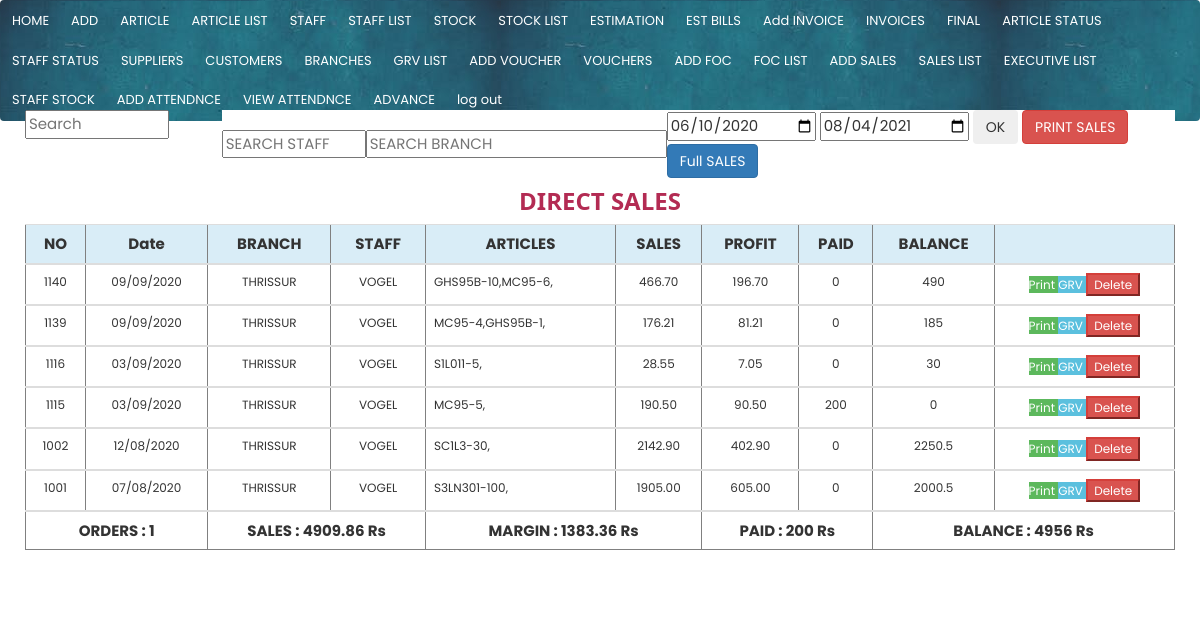
Screenshot of /view/view_dsales.php (signed in) with the database file from the repository.
### tables this page shows
CREATE TABLE `sales` (
  `sales_id` int(11) NOT NULL,
  `invoice_no` varchar(250) NOT NULL,
  `sales_date` date NOT NULL,
  `sales_time` time NOT NULL,
  `customer_id` int(11) NOT NULL,
  `staff_id` int(11) NOT NULL,
  `sales` decimal(11,2) NOT NULL,
  `profit` decimal(11,2) NOT NULL,
  `paid` varchar(250) NOT NULL,
  `enter_datetime` datetime NOT NULL DEFAULT current_timestamp(),
  `category` int(11) NOT NULL DEFAULT 0,
  `total` decimal(11,2) NOT NULL
);

CREATE TABLE `branches` (
  `branch_id` int(11) NOT NULL,
  `branch_name` varchar(250) NOT NULL
);

CREATE TABLE `staffs` (
  `staff_id` int(11) NOT NULL,
  `staff_name` varchar(250) NOT NULL,
  `branch_id` int(11) NOT NULL,
  `salary` varchar(250) NOT NULL,
  `amount_limit` decimal(11,2) NOT NULL,
  `credit_amount` varchar(250) NOT NULL,
  `staff_ta` decimal(11,2) NOT NULL,
  `staff_allowance` decimal(11,2) NOT NULL,
  `staff_incentive` decimal(11,2) NOT NULL,
  `advance_limit` decimal(11,2) NOT NULL,
  `area` varchar(250) NOT NULL,
  `category` int(11) NOT NULL,
  `first_name` varchar(250) NOT NULL
);

CREATE TABLE `sales_articles` (
  `id` int(11) NOT NULL,
  `sales_id` int(11) NOT NULL,
  `article_id` int(11) NOT NULL,
  `article_qty` int(11) NOT NULL,
  `article_discount` decimal(11,2) NOT NULL
);

CREATE TABLE `articles` (
  `article_id` int(11) NOT NULL,
  `article_name` varchar(250) NOT NULL,
  `supplier_id` int(11) NOT NULL,
  `article_price` decimal(11,2) NOT NULL,
  `article_stock` int(11) DEFAULT 0,
  `article_no` varchar(250) NOT NULL,
  `sales_price` decimal(11,2) NOT NULL,
  `hsn_no` varchar(250) NOT NULL,
  `sgst` varchar(250) NOT NULL,
  `cgst` varchar(250) NOT NULL,
  `igst` varchar(250) NOT NULL,
  `staff_stock` int(11) DEFAULT 0,
  `enter_datetime` datetime NOT NULL DEFAULT current_timestamp(),
  `sold` int(11) DEFAULT 0,
  `dsold` int(11) DEFAULT 0,
  `fsold` int(11) DEFAULT 0,
  `cess` decimal(11,2) NOT NULL
);

### connect.php (called while the page is built, shortened)
<?php
   $date = date("Y-m-d");
?>

### view/view_dsales.php (the view, shortened to what this page needs)
<?php
include '../connect.php';
include("../main/navbar.php");
$from_date='2020-06-10';
$to_date=$date;
$sales_sql = "SELECT sales.profit,sales.total,sales.paid,sales.invoice_no,sales.sales,sales.sales_id,sales.customer_id,sales.sales_date,customers.customer_name,branches.branch_name,staffs.staff_name,staffs.staff_id,branches.branch_id from sales
LEFT join customers on customers.customer_id=sales.customer_id
LEFT join staffs on staffs.staff_id=sales.staff_id
LEFT join branches on branches.branch_id=staffs.branch_id where sales.category=1 order by sales_id desc";
?>
<!DOCTYPE html>
<html>
<head>
</head>
<body>
     <div class="col-lg-2" ><input  placeholder="Search" id="myInput" type="text" style="width: 12vw;color: black;margin-bottom: 1vw;">   </div>
     <div class="col-lg-10" >
<table>
  <tr>
    <td>
        <input list="staffs" id="staff_id"  style="width: 12vw;" onkeyup="refresh_again1(this.value,'staff_id');" name="staff_id" placeholder="SEARCH STAFF" >
    </td>
    <td>
          <input list="branches" id="branch_id" onkeyup="refresh_again1(this.value,'branch_id');" name="branch_id" placeholder="SEARCH BRANCH" >
    </td>
    <td>
<input  type="date" name="from_date" value="<?php echo $from_date;?>" id="from_date">
<input  type="date" name="to_date" value="<?php echo $to_date;?>" id="to_date">
<button class="btn btn-md" onclick="date_filter();">OK </button>
<button class="btn btn-danger"  onclick="print_page()">PRINT SALES</button>
<a class="btn btn-primary" href="../view/full_sales.php"> Full SALES</a>
    </td>
  </tr>
</table>
</div>
    <div id="printableArea"  class="col-md-12" style="overflow: auto; ">
      <h3 style="text-align: center;"><b>DIRECT SALES </b></h3>
      <table border="1" class="table table-hover "  id="kit_table" style="font-size: 1vw;width: 100%;">
         <tr class="active info">
<th style="text-align: center;" >NO</th>
<th style="text-align: center;" >Date</th>
<th style="text-align: center;">BRANCH  </th>
<th style="text-align: center;">STAFF </th>
<th style="text-align: center;">ARTICLES </th>
<th style="text-align: center;">SALES</th>
<th style="text-align: center;">PROFIT</th>
<th style="text-align: center;">PAID</th>
<th style="text-align: center;">BALANCE</th>
<th></th>
</tr>
<tbody id="table">
  <?php
  $query = mysqli_query($conn, $sales_sql);
  $sales_sum = 0;
  $paid_sum = 0;
  $balance_sum = 0;
  $margin_sum = 0;
  while ($fetch = mysqli_fetch_array($query))
  {
    $sales_id = $fetch["sales_id"];
    $invoice_no = $fetch["invoice_no"];
    $paid = $fetch["paid"];
    $sales_date = $fetch["sales_date"];
    $total = $fetch["total"];
    $sales_date = date("d/m/Y", strtotime($sales_date));
    $branch_name = $fetch["branch_name"];
    $staff_name = $fetch["staff_name"];
    $branch_id = $fetch["branch_id"];
    $sales = $fetch["sales"];
    $profit = $fetch["profit"];
    $sales_sum+=$sales;
    $paid_sum+=$paid;
    $margin_sum+=$profit;
    $balance=$total-$paid;
    $balance_sum+=$balance;
    ?>
   <tr class="table_row" style="cursor: pointer;">
         <td ><a href="../forms/add_grv.php?sales_id=<?php echo $sales_id;?>"> <?php echo $invoice_no; ?> </a></td>
     <td onclick="delete_sale('<?php echo $sales_id;?>')"> <?php echo $sales_date; ?> </td>
     <td onclick="refresh_again1('<?php echo $branch_id;?>','branch_id')">  <?php echo $branch_name;?> </td>
     <td ><a >  <?php echo $staff_name; ?></a></td>
     <td onclick= "open_size_list('<?php echo $sales_id;?>');"><a >
       <table  ><tr>
          <?php
              $query2=mysqli_query($conn,"SELECT sales_articles.sales_id, sales_articles.article_id,sales_articles.article_qty,articles.article_no,articles.article_price,articles.sales_price, sales_articles.id,articles.article_name FROM `sales_articles` left join `articles` on articles.article_id=sales_articles.article_id  WHERE sales_articles.sales_id='$sales_id'");
                while ($fetch2=mysqli_fetch_array($query2))
                 {
                 $article_no=$fetch2['article_no'];
                 $article_qty=$fetch2['article_qty'];
          ?>
           <td> <?php echo $article_no; ?></td>
          <td>    -  </td>
<td> <?php echo  $article_qty.","." "?></td>
      <?php
  }
    ?></tr>
  </table>
     </a></td>
     <td> <a
  > <?php echo $sales; ?> </a></td>
     <td> <a href="../print/delivery_order.php?sales_id=<?php echo $sales_id;?>"> <?php echo $profit; ?> </a></td>
     <td > <a ><?php echo $paid; ?></a></td>
     <td> <?php echo $balance; ?></td>
 <td>
      <a class=" btn-success" href="../print/invoice_bill.php?sales_id=<?php echo $sales_id;?>">Print </a>
      <a class=" btn-info" href="../forms/add_grv.php?sales_id=<?php echo $sales_id;?>">GRV </a>
      <a ><button class=" btn-danger" onclick="delete_invoice('<?php echo $sales_id;?>')">Delete</button> </a>
    </td>
   </tr>
    <tr >
    <td colspan="10" style="padding: 0;">
       <?php
       $query2=mysqli_query($conn,"SELECT sales_articles.sales_id, sales_articles.article_id,sales_articles.article_qty,articles.article_no,articles.sales_price,articles.sgst,articles.cgst,articles.igst, sales_articles.id,articles.article_name FROM `sales_articles` left join `articles` on articles.article_id=sales_articles.article_id  WHERE sales_articles.sales_id='$sales_id'");
       $count=0;
       $order_mrp=0;
       while ($fetch2=mysqli_fetch_array($query2))
       {
         $sales_price=$fetch2['sales_price'];
         $article_qty=$fetch2['article_qty'];
             $sgst=$fetch2['sgst'];
         $cgst=$fetch2['cgst'];
         $igst=$fetch2['igst'];
         if($igst==""){
        $igst=0;
         }
         $sgst_amount=($sgst/100)*$sales_price;
         $cgst_amount=($cgst/100)*$sales_price;
         $igst_amount=($igst/100)*$sales_price;
         $tax_amount= $sgst_amount+ $cgst_amount+ $igst_amount;
         $total_tax_amount=$tax_amount*$article_qty;
         $cost=$sales_price*$article_qty;
         $article_mrp=$cost+$total_tax_amount;
         $order_mrp+=$article_mrp;
$count++;
         ?>
        <?php
      }
      ?>
<?php
$order_mrp=vround($order_mrp);
mysqli_query($conn,"UPDATE `sales` SET `total`='$order_mrp'  WHERE sales_id='$sales_id'");
?>
</td>
</tr>
    <?php
}
?>
  <tr class="table_summary" >
      <th colspan="2">ORDERS : <?php echo $count; ?> </th>
      <th colspan="2">SALES : <?php echo $sales_sum; ?> Rs</th>
      <th colspan="2">MARGIN : <?php echo $margin_sum; ?> Rs</th>
      <th colspan="2">PAID : <?php echo $paid_sum; ?> Rs</th>
      <th colspan="2">BALANCE : <?php echo $balance_sum; ?> Rs</th>
     </tr>
</tbody>
</table>
</div>
</div>
</body>
</html>

### css/w3.css (style rules this page uses)
html { box-sizing:border-box }
*,*:before,*:after { box-sizing:inherit }
html { -ms-text-size-adjust:100%;-webkit-text-size-adjust:100% }
body { margin:0 }
a { background-color:transparent }
b,strong { font-weight:bolder }
button,input,select,textarea,optgroup { font:inherit;margin:0 }
button,input { overflow:visible }
button,select { text-transform:none }
button,[type=button],[type=reset],[type=submit] { -webkit-appearance:button }
html,body { font-family:Verdana,sans-serif;font-size:15px;line-height:1.5 }
html { overflow-x:hidden }
h3 { font-size:24px }
h1,h2,h3,h4,h5,h6 { font-family:"Segoe UI",Arial,sans-serif;font-weight:400;margin:10px 0 }
a { color:inherit }

### main/navbar.php (style rules this page uses)
body { margin:0; }

### rows the page displays
sales: invoice_no "1140", sales_date "09/09/2020", branches.branch_name "THRISSUR", staff.staff_name "VOGEL", sales "466.70", profit "196.70", paid "0", balance "490"
sales_articles: article.article_no "GHS95B", article_qty "10"
sales_articles: article.article_no "MC95", article_qty "6"
sales: invoice_no "1139", sales_date "09/09/2020", branches.branch_name "THRISSUR", staff.staff_name "VOGEL", sales "176.21", profit "81.21", paid "0", balance "185"
sales_articles: article.article_no "MC95", article_qty "4"
sales_articles: article.article_no "GHS95B", article_qty "1"
sales: invoice_no "1116", sales_date "03/09/2020", branches.branch_name "THRISSUR", staff.staff_name "VOGEL", sales "28.55", profit "7.05", paid "0", balance "30"
sales_articles: article.article_no "S1L011", article_qty "5"
sales: invoice_no "1115", sales_date "03/09/2020", branches.branch_name "THRISSUR", staff.staff_name "VOGEL", sales "190.50", profit "90.50", paid "200", balance "0"
sales_articles: article.article_no "MC95", article_qty "5"
sales: invoice_no "1002", sales_date "12/08/2020", branches.branch_name "THRISSUR", staff.staff_name "VOGEL", sales "2142.90", profit "402.90", paid "0", balance "2250.5"
sales_articles: article.article_no "SC1L3", article_qty "30"
sales: invoice_no "1001", sales_date "07/08/2020", branches.branch_name "THRISSUR", staff.staff_name "VOGEL", sales "1905.00", profit "605.00", paid "0", balance "2000.5"
sales_articles: article.article_no "S3LN301", article_qty "100"

### other values shown
$count "1"
$sales_sum "4909.86"
$margin_sum "1383.36"
$paid_sum "200"
$balance_sum "4956"
